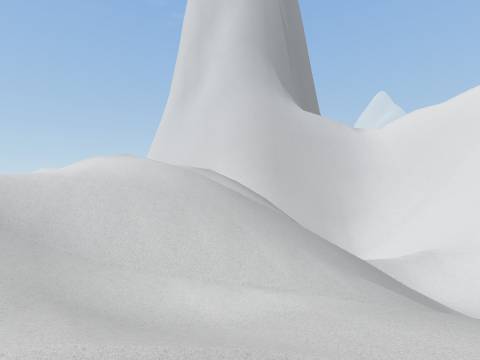
View 1 (above)

16 first-person views from a walk through a scene from a Unity 3-D project. The camera is 1.5 m above the floor, looks level and sees 90° across. The floor is counted in squares, 2 m on a side. Each view is taken from the middle of a square. On the plan, view 1 faces up. The plan holds only what a view shows up to about 9 squares ahead; the rest is blank. The place goes on beyond the plan. The player is left out.

View 2
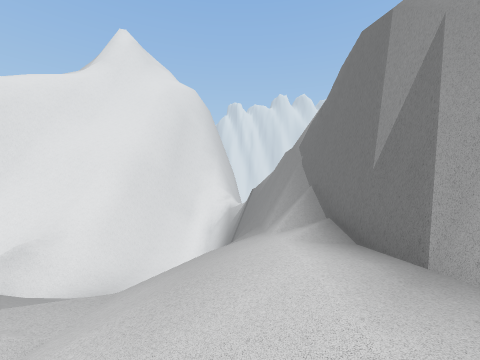

View 3
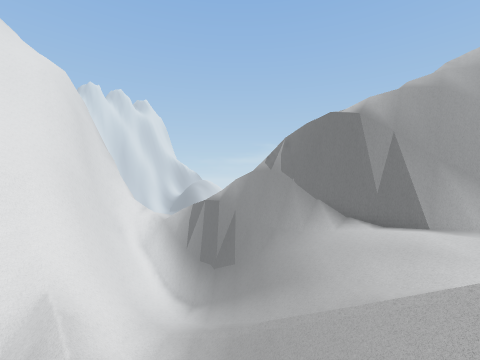

View 4
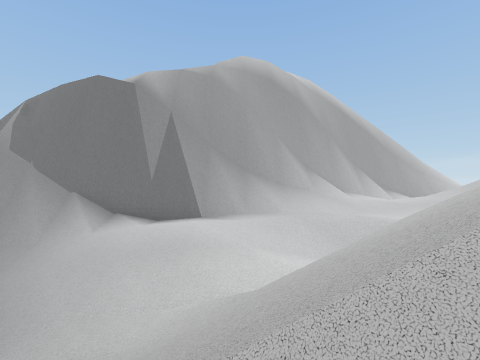

View 5
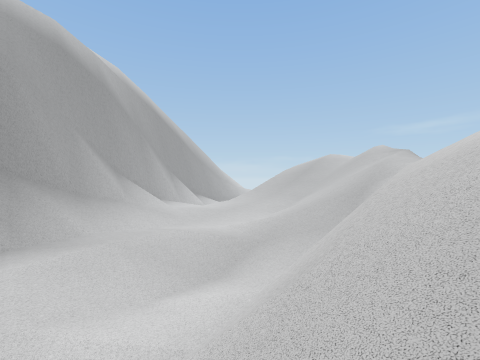

View 6
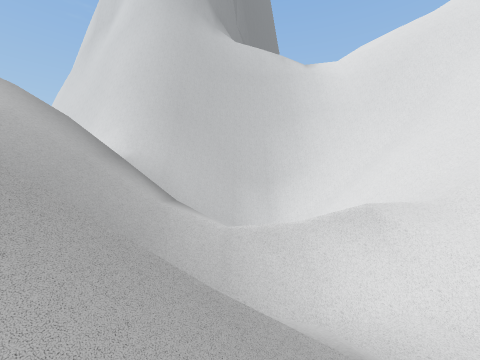

View 7
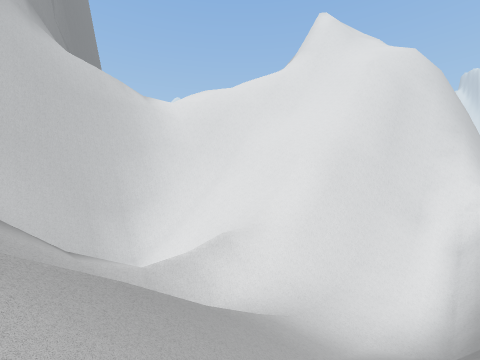

View 8
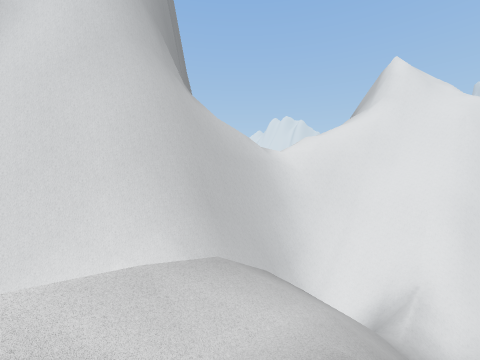

View 9
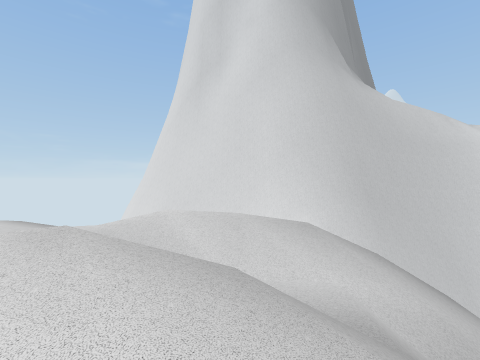

View 10
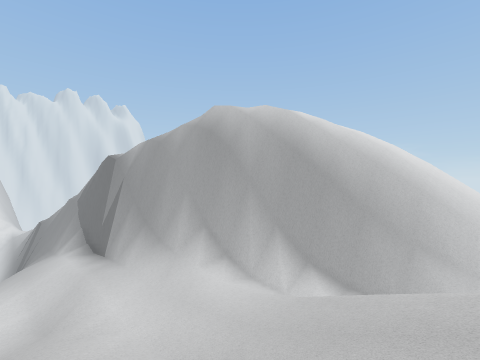

View 11
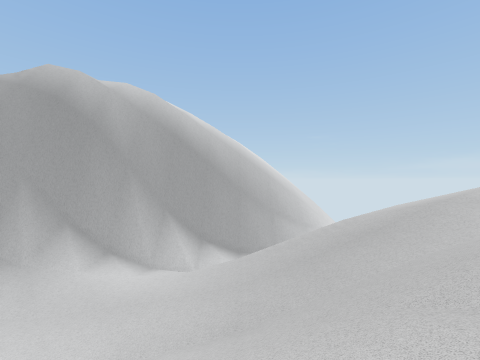

View 12
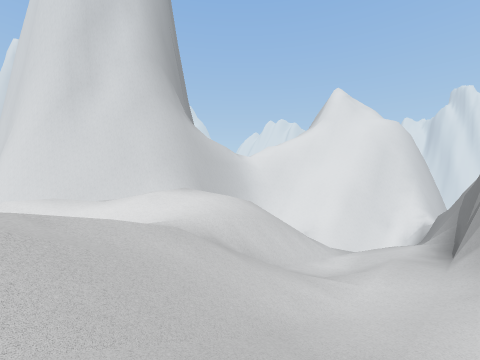

View 13
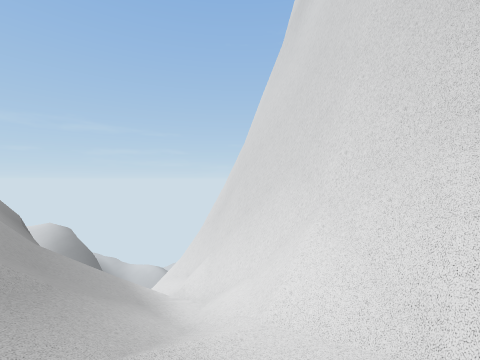

View 14
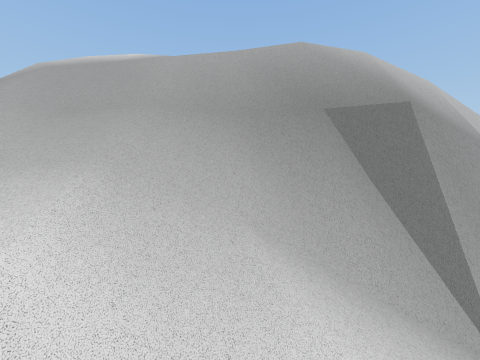

View 15
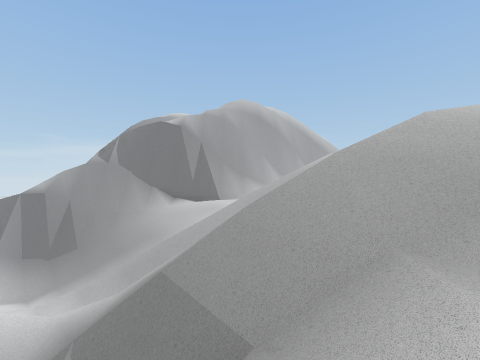

View 16
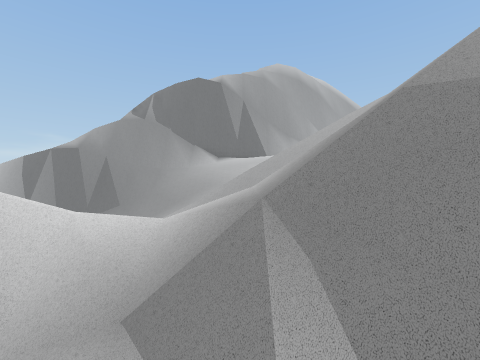

### Floor plan
Key: @ floor where view 1 was taken; # wall or solid block; . main floor; : floor 0.75 m higher than the main floor; - floor 0.75 m lower than the main floor; + floor 2.25 m higher than the main floor; * floor 3.25 m higher than the main floor; % floor 10.25 m higher than the main floor; / step, stairs or slope; = window, fence, low wall or low ledge; ^ raised ledge; v drop or lower ground.
Columns run from 7 left of view 1 to 12 right of it. Each row starts with its distance up from view 1.
 13  //##^^^
 12  /////#^^^^
 11 ###////./=#^^##^
 10 vv##=/////////=#^
  9 /++/////###///#=^
  8 //++////////==# ^^
  7  /// ////////=# #^
  6   ///*////=///==##^
  5   /+////////////#^##
  4 //+///#///////////##
  3 *////.--/////=######
  2 /////.//..////##
  1 ////......./####
  0 ///:::/@######
 -1    ///####
 -2   ./####vv
 -3 /####vvvv%
 -4 =#vvv=/%
 -5 //////
 -6 ////

Where each view was taken, in squares from view 1:
view 1: 0 up, 0 right, facing up
view 2: 2 up, 0 right, facing right
view 3: 8 up, 1 right, facing down-right
view 4: 6 up, 1 right, facing down
view 5: 5 up, 1 right, facing down-left
view 6: 4 up, 4 right, facing up
view 7: 3 up, 2 right, facing up-right
view 8: 6 up, 3 left, facing up-right
view 9: 5 up, 2 left, facing up
view 10: 3 up, 7 left, facing down-right
view 11: 4 up, 5 left, facing down
view 12: 0 up, 7 left, facing up-right
view 13: 10 up, 0 right, facing up-left
view 14: 13 up, 5 left, facing down
view 15: 11 up, 1 right, facing down
view 16: 10 up, 3 right, facing down
